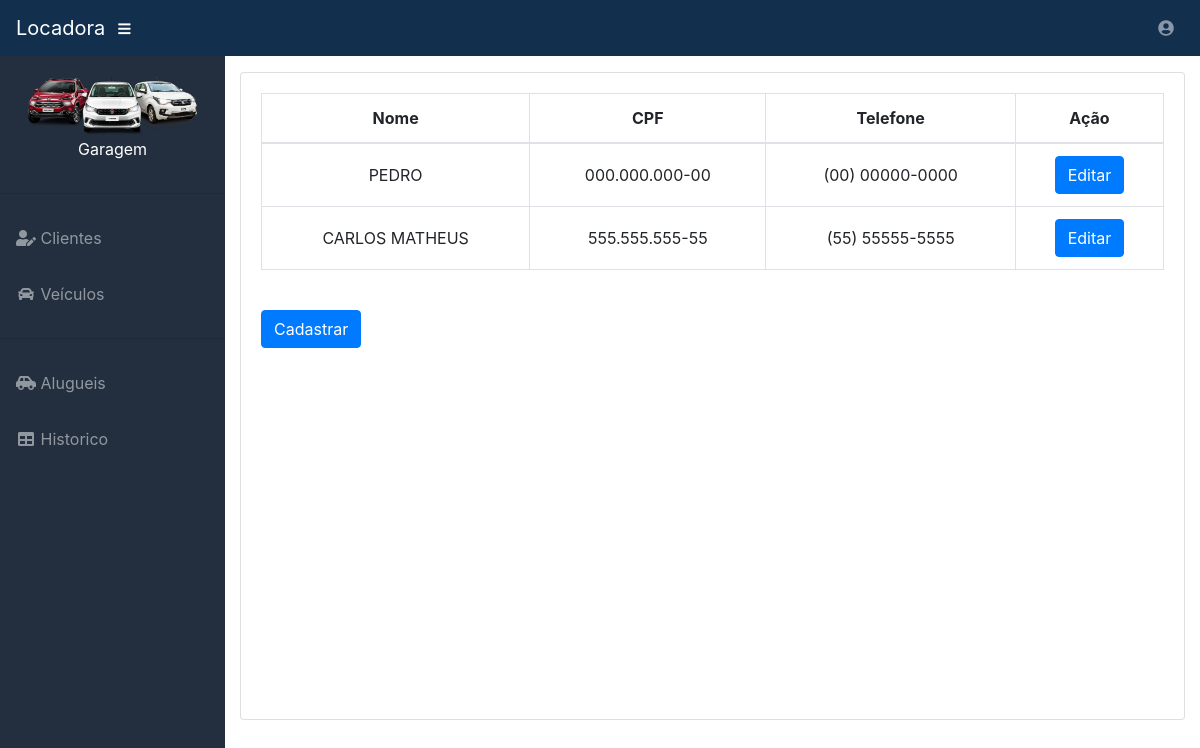
/editar_clientes (signed in), run on an earlier commit of the app's database.
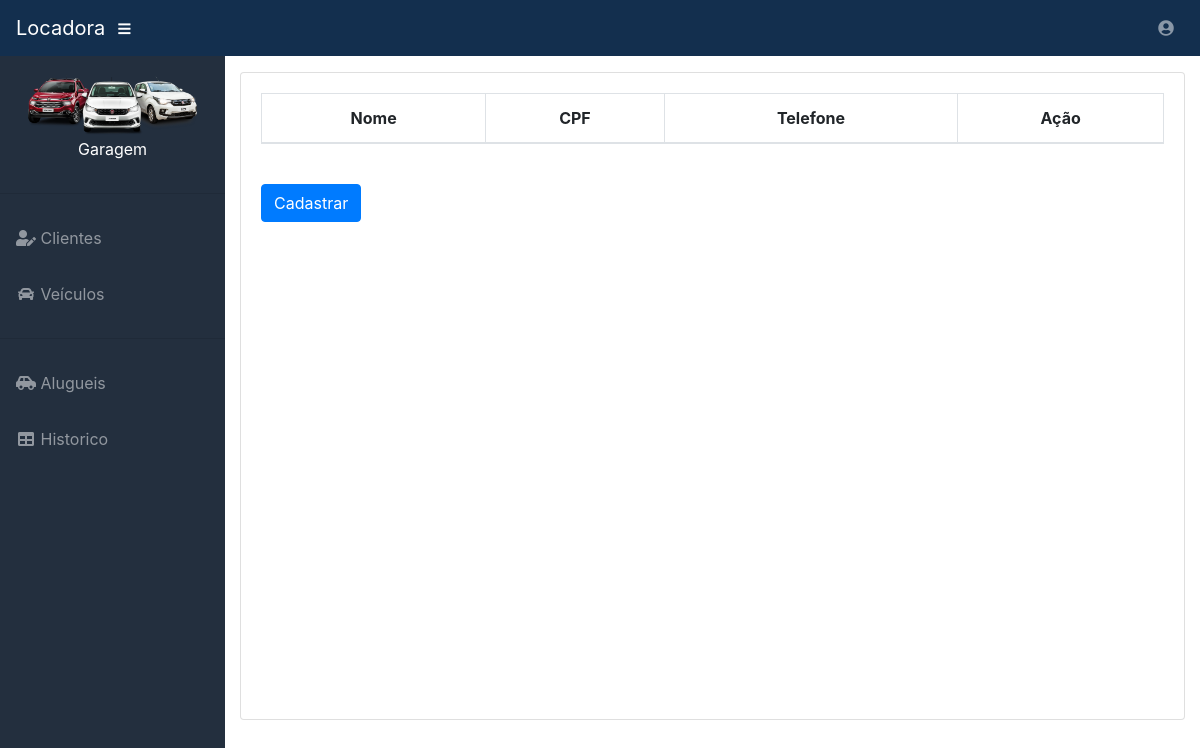
And on a later commit of the database.
### Controles/models.py (models this page shows, shortened)
class Cliente(models.Model):
    nome = models.CharField('Nome', max_length=100, )
    sobrenome = models.CharField('Sobrenome', max_length=100)
    email = models.EmailField('Email')
    telefone = models.CharField('Telefone', max_length=20)
    cpf = models.CharField('CPF', max_length=20)
    rg = models.CharField('RG', max_length=20)
    estado_rg = models.CharField('Estado RG', max_length=2)
    rua = models.CharField('Rua', max_length=150)
    numero = models.IntegerField('Número')
    cidade = models.CharField('Cidade', max_length=150)
    estado = models.CharField('Estado', max_length=2)
    cep = models.CharField('CEP',max_length=20)

### Controles/views.py (the view)
# urls.py: path('editar_clientes', editar_clientes, name='editar_clientes'),
@login_required(login_url='login')
def editar_clientes(request):
    clientes = Cliente.objects.all()
    return render(request, 'editar_cliente.html', locals())

### templates/editar_cliente.html (shortened to what this page needs)
{% extends 'base.html' %}
{% load static %}
{% block conteudo %}
<div class="card mb-3" style="height: 100%;">
          <div class="card-body">
            <div class="table-responsive">
              <table class="table table-bordered" id="dataTable" width="100%" cellspacing="0">
                <thead>
                  <tr style="text-align: center">
                    <th>Nome</th>
                    <th>CPF</th>
                    <th>Telefone</th>
                    <th>Ação</th>
                  </tr>
                </thead>
                <tbody>
                {% for i in clientes %}
                  <tr style="text-align: center">
                    <td><a>{{ i.nome }}</a></td>
                    <td>{{ i.cpf }}</td>
                    <td>{{ i.telefone }}</td>
                    <td><a href="{% url 'editando_cliente' i.id %}" class="btn btn-primary" role="button" aria-pressed="true">Editar</a></td>
                  </tr>
                {% endfor %}
                </tbody>
              </table><br>
            <a href="{% url 'cadastrar_cliente' %}" class="btn btn-primary" role="button" aria-pressed="true">Cadastrar</a>
            </div>
          </div>
</div>
{% endblock %}

What changed in the data, as far as the page shows it:
removed Cliente: nome "PEDRO", cpf "000.000.000-00", telefone "(00) 00000-0000"
removed Cliente: nome "CARLOS MATHEUS", cpf "555.555.555-55", telefone "(55) 55555-5555"
